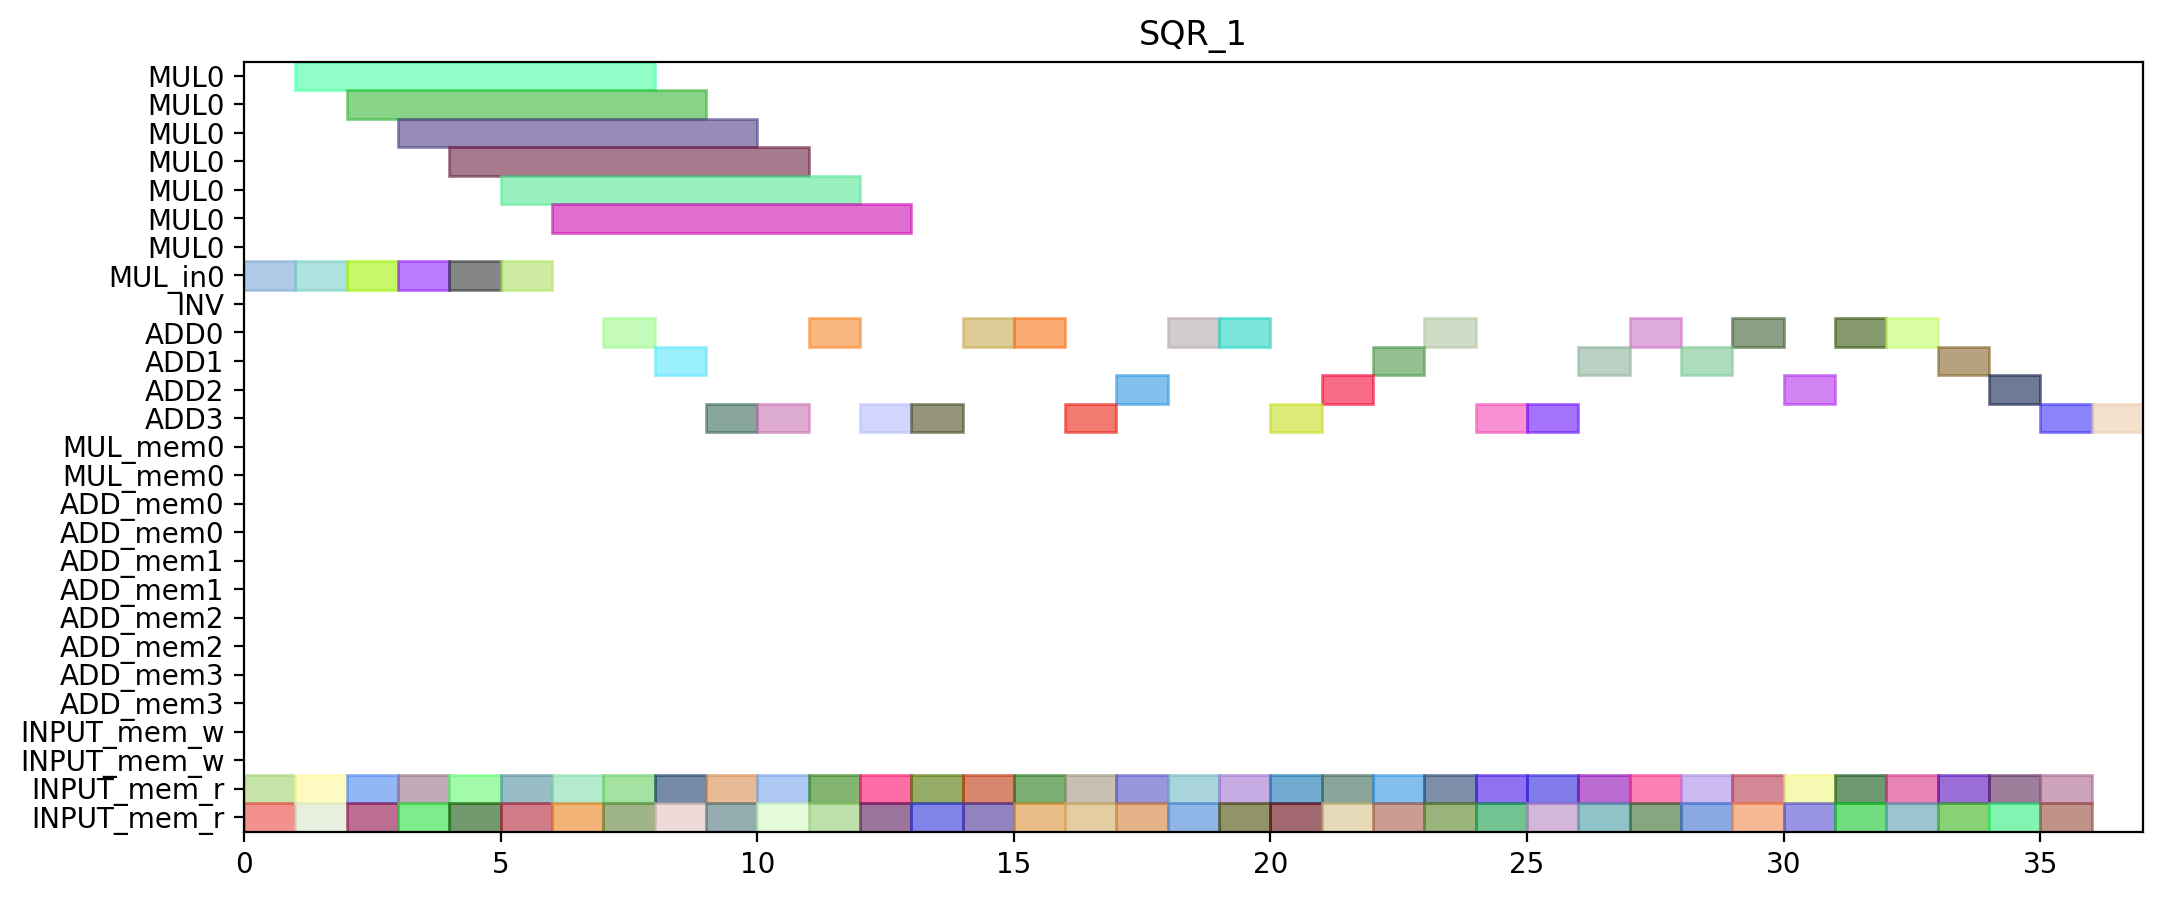

The Python source for this figure:
from pyschedule import Scenario, solvers, plotters, alt


def solve():
	horizon = 121
	S = Scenario("SQR_1", horizon=horizon)

	# resource
	MUL = S.Resources('MUL', num=1, size=7)
	MUL_in = S.Resources('MUL_in', num=1)
	INV = S.Resource('INV')
	ADD = S.Resources('ADD', num=4, periods=range(1, horizon))
	MUL_mem = S.Resources('MUL_mem', num=1, size=2)
	ADD_mem = S.Resources('ADD_mem', num=4, size=2)
	INPUT_mem_w = S.Resource('INPUT_mem_w', size=2)
	INPUT_mem_r = S.Resource('INPUT_mem_r', size=2)

	# result of previous scheduling
	c_t2_t3_t1_in = S.Task('c_t2_t3_t1_in', length=1, delay_cost=1)
	S += c_t2_t3_t1_in >= 0
	c_t2_t3_t1_in += MUL_in[0]

	c_t2_t3_t1_mem0 = S.Task('c_t2_t3_t1_mem0', length=1, delay_cost=1)
	S += c_t2_t3_t1_mem0 >= 0
	c_t2_t3_t1_mem0 += INPUT_mem_r

	c_t2_t3_t1_mem1 = S.Task('c_t2_t3_t1_mem1', length=1, delay_cost=1)
	S += c_t2_t3_t1_mem1 >= 0
	c_t2_t3_t1_mem1 += INPUT_mem_r

	c_t2_t3_t0_in = S.Task('c_t2_t3_t0_in', length=1, delay_cost=1)
	S += c_t2_t3_t0_in >= 1
	c_t2_t3_t0_in += MUL_in[0]

	c_t2_t3_t0_mem0 = S.Task('c_t2_t3_t0_mem0', length=1, delay_cost=1)
	S += c_t2_t3_t0_mem0 >= 1
	c_t2_t3_t0_mem0 += INPUT_mem_r

	c_t2_t3_t0_mem1 = S.Task('c_t2_t3_t0_mem1', length=1, delay_cost=1)
	S += c_t2_t3_t0_mem1 >= 1
	c_t2_t3_t0_mem1 += INPUT_mem_r

	c_t2_t3_t1 = S.Task('c_t2_t3_t1', length=7, delay_cost=1)
	S += c_t2_t3_t1 >= 1
	c_t2_t3_t1 += MUL[0]

	c_t1_t3_t1_in = S.Task('c_t1_t3_t1_in', length=1, delay_cost=1)
	S += c_t1_t3_t1_in >= 2
	c_t1_t3_t1_in += MUL_in[0]

	c_t1_t3_t1_mem0 = S.Task('c_t1_t3_t1_mem0', length=1, delay_cost=1)
	S += c_t1_t3_t1_mem0 >= 2
	c_t1_t3_t1_mem0 += INPUT_mem_r

	c_t1_t3_t1_mem1 = S.Task('c_t1_t3_t1_mem1', length=1, delay_cost=1)
	S += c_t1_t3_t1_mem1 >= 2
	c_t1_t3_t1_mem1 += INPUT_mem_r

	c_t2_t3_t0 = S.Task('c_t2_t3_t0', length=7, delay_cost=1)
	S += c_t2_t3_t0 >= 2
	c_t2_t3_t0 += MUL[0]

	c_t1_t3_t0_in = S.Task('c_t1_t3_t0_in', length=1, delay_cost=1)
	S += c_t1_t3_t0_in >= 3
	c_t1_t3_t0_in += MUL_in[0]

	c_t1_t3_t0_mem0 = S.Task('c_t1_t3_t0_mem0', length=1, delay_cost=1)
	S += c_t1_t3_t0_mem0 >= 3
	c_t1_t3_t0_mem0 += INPUT_mem_r

	c_t1_t3_t0_mem1 = S.Task('c_t1_t3_t0_mem1', length=1, delay_cost=1)
	S += c_t1_t3_t0_mem1 >= 3
	c_t1_t3_t0_mem1 += INPUT_mem_r

	c_t1_t3_t1 = S.Task('c_t1_t3_t1', length=7, delay_cost=1)
	S += c_t1_t3_t1 >= 3
	c_t1_t3_t1 += MUL[0]

	c_t0_t3_t1_in = S.Task('c_t0_t3_t1_in', length=1, delay_cost=1)
	S += c_t0_t3_t1_in >= 4
	c_t0_t3_t1_in += MUL_in[0]

	c_t0_t3_t1_mem0 = S.Task('c_t0_t3_t1_mem0', length=1, delay_cost=1)
	S += c_t0_t3_t1_mem0 >= 4
	c_t0_t3_t1_mem0 += INPUT_mem_r

	c_t0_t3_t1_mem1 = S.Task('c_t0_t3_t1_mem1', length=1, delay_cost=1)
	S += c_t0_t3_t1_mem1 >= 4
	c_t0_t3_t1_mem1 += INPUT_mem_r

	c_t1_t3_t0 = S.Task('c_t1_t3_t0', length=7, delay_cost=1)
	S += c_t1_t3_t0 >= 4
	c_t1_t3_t0 += MUL[0]

	c_t0_t3_t0_in = S.Task('c_t0_t3_t0_in', length=1, delay_cost=1)
	S += c_t0_t3_t0_in >= 5
	c_t0_t3_t0_in += MUL_in[0]

	c_t0_t3_t0_mem0 = S.Task('c_t0_t3_t0_mem0', length=1, delay_cost=1)
	S += c_t0_t3_t0_mem0 >= 5
	c_t0_t3_t0_mem0 += INPUT_mem_r

	c_t0_t3_t0_mem1 = S.Task('c_t0_t3_t0_mem1', length=1, delay_cost=1)
	S += c_t0_t3_t0_mem1 >= 5
	c_t0_t3_t0_mem1 += INPUT_mem_r

	c_t0_t3_t1 = S.Task('c_t0_t3_t1', length=7, delay_cost=1)
	S += c_t0_t3_t1 >= 5
	c_t0_t3_t1 += MUL[0]

	c_t0_t3_t0 = S.Task('c_t0_t3_t0', length=7, delay_cost=1)
	S += c_t0_t3_t0 >= 6
	c_t0_t3_t0 += MUL[0]

	c_t1_a1_1_mem0 = S.Task('c_t1_a1_1_mem0', length=1, delay_cost=1)
	S += c_t1_a1_1_mem0 >= 6
	c_t1_a1_1_mem0 += INPUT_mem_r

	c_t1_a1_1_mem1 = S.Task('c_t1_a1_1_mem1', length=1, delay_cost=1)
	S += c_t1_a1_1_mem1 >= 6
	c_t1_a1_1_mem1 += INPUT_mem_r

	c_t1_a1_1 = S.Task('c_t1_a1_1', length=1, delay_cost=1)
	S += c_t1_a1_1 >= 7
	c_t1_a1_1 += ADD[0]

	c_t4001_mem0 = S.Task('c_t4001_mem0', length=1, delay_cost=1)
	S += c_t4001_mem0 >= 7
	c_t4001_mem0 += INPUT_mem_r

	c_t4001_mem1 = S.Task('c_t4001_mem1', length=1, delay_cost=1)
	S += c_t4001_mem1 >= 7
	c_t4001_mem1 += INPUT_mem_r

	c_t4000_mem0 = S.Task('c_t4000_mem0', length=1, delay_cost=1)
	S += c_t4000_mem0 >= 8
	c_t4000_mem0 += INPUT_mem_r

	c_t4000_mem1 = S.Task('c_t4000_mem1', length=1, delay_cost=1)
	S += c_t4000_mem1 >= 8
	c_t4000_mem1 += INPUT_mem_r

	c_t4001 = S.Task('c_t4001', length=1, delay_cost=1)
	S += c_t4001 >= 8
	c_t4001 += ADD[1]

	c_t3011_mem0 = S.Task('c_t3011_mem0', length=1, delay_cost=1)
	S += c_t3011_mem0 >= 9
	c_t3011_mem0 += INPUT_mem_r

	c_t3011_mem1 = S.Task('c_t3011_mem1', length=1, delay_cost=1)
	S += c_t3011_mem1 >= 9
	c_t3011_mem1 += INPUT_mem_r

	c_t4000 = S.Task('c_t4000', length=1, delay_cost=1)
	S += c_t4000 >= 9
	c_t4000 += ADD[3]

	c_t1_t3_t2_mem0 = S.Task('c_t1_t3_t2_mem0', length=1, delay_cost=1)
	S += c_t1_t3_t2_mem0 >= 10
	c_t1_t3_t2_mem0 += INPUT_mem_r

	c_t1_t3_t2_mem1 = S.Task('c_t1_t3_t2_mem1', length=1, delay_cost=1)
	S += c_t1_t3_t2_mem1 >= 10
	c_t1_t3_t2_mem1 += INPUT_mem_r

	c_t3011 = S.Task('c_t3011', length=1, delay_cost=1)
	S += c_t3011 >= 10
	c_t3011 += ADD[3]

	c_t0_t10_mem0 = S.Task('c_t0_t10_mem0', length=1, delay_cost=1)
	S += c_t0_t10_mem0 >= 11
	c_t0_t10_mem0 += INPUT_mem_r

	c_t0_t10_mem1 = S.Task('c_t0_t10_mem1', length=1, delay_cost=1)
	S += c_t0_t10_mem1 >= 11
	c_t0_t10_mem1 += INPUT_mem_r

	c_t1_t3_t2 = S.Task('c_t1_t3_t2', length=1, delay_cost=1)
	S += c_t1_t3_t2 >= 11
	c_t1_t3_t2 += ADD[0]

	c_t0_t10 = S.Task('c_t0_t10', length=1, delay_cost=1)
	S += c_t0_t10 >= 12
	c_t0_t10 += ADD[3]

	c_t1_t10_mem0 = S.Task('c_t1_t10_mem0', length=1, delay_cost=1)
	S += c_t1_t10_mem0 >= 12
	c_t1_t10_mem0 += INPUT_mem_r

	c_t1_t10_mem1 = S.Task('c_t1_t10_mem1', length=1, delay_cost=1)
	S += c_t1_t10_mem1 >= 12
	c_t1_t10_mem1 += INPUT_mem_r

	c_t1_t10 = S.Task('c_t1_t10', length=1, delay_cost=1)
	S += c_t1_t10 >= 13
	c_t1_t10 += ADD[3]

	c_t1_t11_mem0 = S.Task('c_t1_t11_mem0', length=1, delay_cost=1)
	S += c_t1_t11_mem0 >= 13
	c_t1_t11_mem0 += INPUT_mem_r

	c_t1_t11_mem1 = S.Task('c_t1_t11_mem1', length=1, delay_cost=1)
	S += c_t1_t11_mem1 >= 13
	c_t1_t11_mem1 += INPUT_mem_r

	c_t0_t3_t3_mem0 = S.Task('c_t0_t3_t3_mem0', length=1, delay_cost=1)
	S += c_t0_t3_t3_mem0 >= 14
	c_t0_t3_t3_mem0 += INPUT_mem_r

	c_t0_t3_t3_mem1 = S.Task('c_t0_t3_t3_mem1', length=1, delay_cost=1)
	S += c_t0_t3_t3_mem1 >= 14
	c_t0_t3_t3_mem1 += INPUT_mem_r

	c_t1_t11 = S.Task('c_t1_t11', length=1, delay_cost=1)
	S += c_t1_t11 >= 14
	c_t1_t11 += ADD[0]

	c_t0_t3_t3 = S.Task('c_t0_t3_t3', length=1, delay_cost=1)
	S += c_t0_t3_t3 >= 15
	c_t0_t3_t3 += ADD[0]

	c_t3001_mem0 = S.Task('c_t3001_mem0', length=1, delay_cost=1)
	S += c_t3001_mem0 >= 15
	c_t3001_mem0 += INPUT_mem_r

	c_t3001_mem1 = S.Task('c_t3001_mem1', length=1, delay_cost=1)
	S += c_t3001_mem1 >= 15
	c_t3001_mem1 += INPUT_mem_r

	c_t2_t3_t3_mem0 = S.Task('c_t2_t3_t3_mem0', length=1, delay_cost=1)
	S += c_t2_t3_t3_mem0 >= 16
	c_t2_t3_t3_mem0 += INPUT_mem_r

	c_t2_t3_t3_mem1 = S.Task('c_t2_t3_t3_mem1', length=1, delay_cost=1)
	S += c_t2_t3_t3_mem1 >= 16
	c_t2_t3_t3_mem1 += INPUT_mem_r

	c_t3001 = S.Task('c_t3001', length=1, delay_cost=1)
	S += c_t3001 >= 16
	c_t3001 += ADD[3]

	c_t0_t11_mem0 = S.Task('c_t0_t11_mem0', length=1, delay_cost=1)
	S += c_t0_t11_mem0 >= 17
	c_t0_t11_mem0 += INPUT_mem_r

	c_t0_t11_mem1 = S.Task('c_t0_t11_mem1', length=1, delay_cost=1)
	S += c_t0_t11_mem1 >= 17
	c_t0_t11_mem1 += INPUT_mem_r

	c_t2_t3_t3 = S.Task('c_t2_t3_t3', length=1, delay_cost=1)
	S += c_t2_t3_t3 >= 17
	c_t2_t3_t3 += ADD[2]

	c_t0_a1_0_mem0 = S.Task('c_t0_a1_0_mem0', length=1, delay_cost=1)
	S += c_t0_a1_0_mem0 >= 18
	c_t0_a1_0_mem0 += INPUT_mem_r

	c_t0_a1_0_mem1 = S.Task('c_t0_a1_0_mem1', length=1, delay_cost=1)
	S += c_t0_a1_0_mem1 >= 18
	c_t0_a1_0_mem1 += INPUT_mem_r

	c_t0_t11 = S.Task('c_t0_t11', length=1, delay_cost=1)
	S += c_t0_t11 >= 18
	c_t0_t11 += ADD[0]

	c_t0_a1_0 = S.Task('c_t0_a1_0', length=1, delay_cost=1)
	S += c_t0_a1_0 >= 19
	c_t0_a1_0 += ADD[0]

	c_t3000_mem0 = S.Task('c_t3000_mem0', length=1, delay_cost=1)
	S += c_t3000_mem0 >= 19
	c_t3000_mem0 += INPUT_mem_r

	c_t3000_mem1 = S.Task('c_t3000_mem1', length=1, delay_cost=1)
	S += c_t3000_mem1 >= 19
	c_t3000_mem1 += INPUT_mem_r

	c_t0_t3_t2_mem0 = S.Task('c_t0_t3_t2_mem0', length=1, delay_cost=1)
	S += c_t0_t3_t2_mem0 >= 20
	c_t0_t3_t2_mem0 += INPUT_mem_r

	c_t0_t3_t2_mem1 = S.Task('c_t0_t3_t2_mem1', length=1, delay_cost=1)
	S += c_t0_t3_t2_mem1 >= 20
	c_t0_t3_t2_mem1 += INPUT_mem_r

	c_t3000 = S.Task('c_t3000', length=1, delay_cost=1)
	S += c_t3000 >= 20
	c_t3000 += ADD[3]

	c_t0_t3_t2 = S.Task('c_t0_t3_t2', length=1, delay_cost=1)
	S += c_t0_t3_t2 >= 21
	c_t0_t3_t2 += ADD[2]

	c_t3010_mem0 = S.Task('c_t3010_mem0', length=1, delay_cost=1)
	S += c_t3010_mem0 >= 21
	c_t3010_mem0 += INPUT_mem_r

	c_t3010_mem1 = S.Task('c_t3010_mem1', length=1, delay_cost=1)
	S += c_t3010_mem1 >= 21
	c_t3010_mem1 += INPUT_mem_r

	c_t1_a1_0_mem0 = S.Task('c_t1_a1_0_mem0', length=1, delay_cost=1)
	S += c_t1_a1_0_mem0 >= 22
	c_t1_a1_0_mem0 += INPUT_mem_r

	c_t1_a1_0_mem1 = S.Task('c_t1_a1_0_mem1', length=1, delay_cost=1)
	S += c_t1_a1_0_mem1 >= 22
	c_t1_a1_0_mem1 += INPUT_mem_r

	c_t3010 = S.Task('c_t3010', length=1, delay_cost=1)
	S += c_t3010 >= 22
	c_t3010 += ADD[1]

	c_t1_a1_0 = S.Task('c_t1_a1_0', length=1, delay_cost=1)
	S += c_t1_a1_0 >= 23
	c_t1_a1_0 += ADD[0]

	c_t2_t3_t2_mem0 = S.Task('c_t2_t3_t2_mem0', length=1, delay_cost=1)
	S += c_t2_t3_t2_mem0 >= 23
	c_t2_t3_t2_mem0 += INPUT_mem_r

	c_t2_t3_t2_mem1 = S.Task('c_t2_t3_t2_mem1', length=1, delay_cost=1)
	S += c_t2_t3_t2_mem1 >= 23
	c_t2_t3_t2_mem1 += INPUT_mem_r

	c_t2_t11_mem0 = S.Task('c_t2_t11_mem0', length=1, delay_cost=1)
	S += c_t2_t11_mem0 >= 24
	c_t2_t11_mem0 += INPUT_mem_r

	c_t2_t11_mem1 = S.Task('c_t2_t11_mem1', length=1, delay_cost=1)
	S += c_t2_t11_mem1 >= 24
	c_t2_t11_mem1 += INPUT_mem_r

	c_t2_t3_t2 = S.Task('c_t2_t3_t2', length=1, delay_cost=1)
	S += c_t2_t3_t2 >= 24
	c_t2_t3_t2 += ADD[3]

	c_t2_t10_mem0 = S.Task('c_t2_t10_mem0', length=1, delay_cost=1)
	S += c_t2_t10_mem0 >= 25
	c_t2_t10_mem0 += INPUT_mem_r

	c_t2_t10_mem1 = S.Task('c_t2_t10_mem1', length=1, delay_cost=1)
	S += c_t2_t10_mem1 >= 25
	c_t2_t10_mem1 += INPUT_mem_r

	c_t2_t11 = S.Task('c_t2_t11', length=1, delay_cost=1)
	S += c_t2_t11 >= 25
	c_t2_t11 += ADD[3]

	c_t2_a1_1_mem0 = S.Task('c_t2_a1_1_mem0', length=1, delay_cost=1)
	S += c_t2_a1_1_mem0 >= 26
	c_t2_a1_1_mem0 += INPUT_mem_r

	c_t2_a1_1_mem1 = S.Task('c_t2_a1_1_mem1', length=1, delay_cost=1)
	S += c_t2_a1_1_mem1 >= 26
	c_t2_a1_1_mem1 += INPUT_mem_r

	c_t2_t10 = S.Task('c_t2_t10', length=1, delay_cost=1)
	S += c_t2_t10 >= 26
	c_t2_t10 += ADD[1]

	c_t0_a1_1_mem0 = S.Task('c_t0_a1_1_mem0', length=1, delay_cost=1)
	S += c_t0_a1_1_mem0 >= 27
	c_t0_a1_1_mem0 += INPUT_mem_r

	c_t0_a1_1_mem1 = S.Task('c_t0_a1_1_mem1', length=1, delay_cost=1)
	S += c_t0_a1_1_mem1 >= 27
	c_t0_a1_1_mem1 += INPUT_mem_r

	c_t2_a1_1 = S.Task('c_t2_a1_1', length=1, delay_cost=1)
	S += c_t2_a1_1 >= 27
	c_t2_a1_1 += ADD[0]

	c_t0_a1_1 = S.Task('c_t0_a1_1', length=1, delay_cost=1)
	S += c_t0_a1_1 >= 28
	c_t0_a1_1 += ADD[1]

	c_t2_a1_0_mem0 = S.Task('c_t2_a1_0_mem0', length=1, delay_cost=1)
	S += c_t2_a1_0_mem0 >= 28
	c_t2_a1_0_mem0 += INPUT_mem_r

	c_t2_a1_0_mem1 = S.Task('c_t2_a1_0_mem1', length=1, delay_cost=1)
	S += c_t2_a1_0_mem1 >= 28
	c_t2_a1_0_mem1 += INPUT_mem_r

	c_t1_t3_t3_mem0 = S.Task('c_t1_t3_t3_mem0', length=1, delay_cost=1)
	S += c_t1_t3_t3_mem0 >= 29
	c_t1_t3_t3_mem0 += INPUT_mem_r

	c_t1_t3_t3_mem1 = S.Task('c_t1_t3_t3_mem1', length=1, delay_cost=1)
	S += c_t1_t3_t3_mem1 >= 29
	c_t1_t3_t3_mem1 += INPUT_mem_r

	c_t2_a1_0 = S.Task('c_t2_a1_0', length=1, delay_cost=1)
	S += c_t2_a1_0 >= 29
	c_t2_a1_0 += ADD[0]

	c_t1_t3_t3 = S.Task('c_t1_t3_t3', length=1, delay_cost=1)
	S += c_t1_t3_t3 >= 30
	c_t1_t3_t3 += ADD[2]


	# new tasks
	c_t4010 = S.Task('c_t4010', length=1, delay_cost=1)
	c_t4010 += alt(ADD)

	c_t4010_mem0 = S.Task('c_t4010_mem0', length=1, delay_cost=1)
	c_t4010_mem0 += INPUT_mem_r
	S += c_t4010_mem0 <= c_t4010

	c_t4010_mem1 = S.Task('c_t4010_mem1', length=1, delay_cost=1)
	c_t4010_mem1 += INPUT_mem_r
	S += c_t4010_mem1 <= c_t4010

	c_t4011 = S.Task('c_t4011', length=1, delay_cost=1)
	c_t4011 += alt(ADD)

	c_t4011_mem0 = S.Task('c_t4011_mem0', length=1, delay_cost=1)
	c_t4011_mem0 += INPUT_mem_r
	S += c_t4011_mem0 <= c_t4011

	c_t4011_mem1 = S.Task('c_t4011_mem1', length=1, delay_cost=1)
	c_t4011_mem1 += INPUT_mem_r
	S += c_t4011_mem1 <= c_t4011

	c_t5000 = S.Task('c_t5000', length=1, delay_cost=1)
	c_t5000 += alt(ADD)

	c_t5000_mem0 = S.Task('c_t5000_mem0', length=1, delay_cost=1)
	c_t5000_mem0 += INPUT_mem_r
	S += c_t5000_mem0 <= c_t5000

	c_t5000_mem1 = S.Task('c_t5000_mem1', length=1, delay_cost=1)
	c_t5000_mem1 += INPUT_mem_r
	S += c_t5000_mem1 <= c_t5000

	c_t5001 = S.Task('c_t5001', length=1, delay_cost=1)
	c_t5001 += alt(ADD)

	c_t5001_mem0 = S.Task('c_t5001_mem0', length=1, delay_cost=1)
	c_t5001_mem0 += INPUT_mem_r
	S += c_t5001_mem0 <= c_t5001

	c_t5001_mem1 = S.Task('c_t5001_mem1', length=1, delay_cost=1)
	c_t5001_mem1 += INPUT_mem_r
	S += c_t5001_mem1 <= c_t5001

	c_t5010 = S.Task('c_t5010', length=1, delay_cost=1)
	c_t5010 += alt(ADD)

	c_t5010_mem0 = S.Task('c_t5010_mem0', length=1, delay_cost=1)
	c_t5010_mem0 += INPUT_mem_r
	S += c_t5010_mem0 <= c_t5010

	c_t5010_mem1 = S.Task('c_t5010_mem1', length=1, delay_cost=1)
	c_t5010_mem1 += INPUT_mem_r
	S += c_t5010_mem1 <= c_t5010

	c_t5011 = S.Task('c_t5011', length=1, delay_cost=1)
	c_t5011 += alt(ADD)

	c_t5011_mem0 = S.Task('c_t5011_mem0', length=1, delay_cost=1)
	c_t5011_mem0 += INPUT_mem_r
	S += c_t5011_mem0 <= c_t5011

	c_t5011_mem1 = S.Task('c_t5011_mem1', length=1, delay_cost=1)
	c_t5011_mem1 += INPUT_mem_r
	S += c_t5011_mem1 <= c_t5011

	solvers.mip.solve(S,msg=1,kind='CPLEX',ratio_gap=1.01)

	solution = [['hoge']*len(S.solution()[1]) for i in range(len(S.solution()))]
	for i in range(len(S.solution())):
		for j in range(len(S.solution()[i])):
			solution[i][j]=str(S.solution()[i][j])
	print(solution)

	cycles = int(solution[-1][3])

	pic_file_name = "/home/mfukuda/pairing_automation_design2/bls12-638/scheduling/SQR_mul1_add4/SQR_1.png"
	if(S.solution() != []):
		plotters.matplotlib.plot(S,img_filename=pic_file_name, vertical_text=True, fig_size=(cycles*0.25+3, 5), show_task_labels=False)

	return solution
